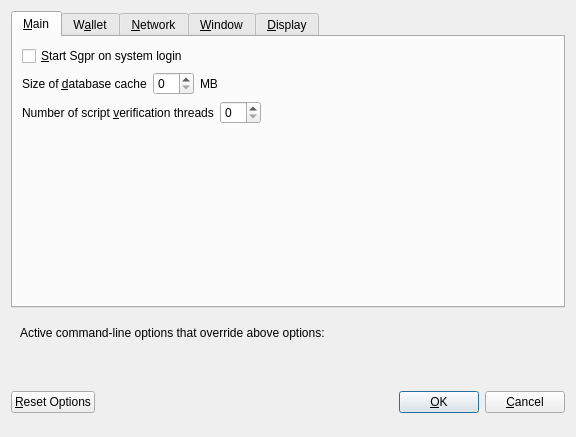
<?xml version="1.0" encoding="UTF-8"?>
<ui version="4.0">
 <class>OptionsDialog</class>
 <widget class="QDialog" name="OptionsDialog">
  <property name="geometry">
   <rect>
    <x>0</x>
    <y>0</y>
    <width>576</width>
    <height>402</height>
   </rect>
  </property>
  <property name="windowTitle">
   <string>Options</string>
  </property>
  <property name="modal">
   <bool>true</bool>
  </property>
  <layout class="QVBoxLayout" name="verticalLayout">
   <item>
    <widget class="QTabWidget" name="tabWidget">
     <property name="currentIndex">
      <number>0</number>
     </property>
     <widget class="QWidget" name="tabMain">
      <attribute name="title">
       <string>&amp;Main</string>
      </attribute>
      <layout class="QVBoxLayout" name="verticalLayout_Main">
       <item>
        <widget class="QCheckBox" name="bitcoinAtStartup">
         <property name="toolTip">
          <string>Automatically start Sgpr after logging in to the system.</string>
         </property>
         <property name="text">
          <string>&amp;Start Sgpr on system login</string>
         </property>
        </widget>
       </item>
       <item>
        <layout class="QHBoxLayout" name="horizontalLayout_2_Main">
         <item>
          <widget class="QLabel" name="databaseCacheLabel">
           <property name="text">
            <string>Size of &amp;database cache</string>
           </property>
           <property name="textFormat">
            <enum>Qt::PlainText</enum>
           </property>
           <property name="buddy">
            <cstring>databaseCache</cstring>
           </property>
          </widget>
         </item>
         <item>
          <widget class="QSpinBox" name="databaseCache"/>
         </item>
         <item>
          <widget class="QLabel" name="databaseCacheUnitLabel">
           <property name="text">
            <string>MB</string>
           </property>
           <property name="textFormat">
            <enum>Qt::PlainText</enum>
           </property>
          </widget>
         </item>
         <item>
          <spacer name="horizontalSpacer_2_Main">
           <property name="orientation">
            <enum>Qt::Horizontal</enum>
           </property>
           <property name="sizeHint" stdset="0">
            <size>
             <width>40</width>
             <height>20</height>
            </size>
           </property>
          </spacer>
         </item>
        </layout>
       </item>
       <item>
        <layout class="QHBoxLayout" name="horizontalLayout_3_Main">
         <item>
          <widget class="QLabel" name="threadsScriptVerifLabel">
           <property name="text">
            <string>Number of script &amp;verification threads</string>
           </property>
           <property name="textFormat">
            <enum>Qt::PlainText</enum>
           </property>
           <property name="buddy">
            <cstring>threadsScriptVerif</cstring>
           </property>
          </widget>
         </item>
         <item>
          <widget class="QSpinBox" name="threadsScriptVerif">
           <property name="toolTip">
            <string>(0 = auto, &lt;0 = leave that many cores free)</string>
           </property>
          </widget>
         </item>
         <item>
          <spacer name="horizontalSpacer_3_Main">
           <property name="orientation">
            <enum>Qt::Horizontal</enum>
           </property>
           <property name="sizeHint" stdset="0">
            <size>
             <width>40</width>
             <height>20</height>
            </size>
           </property>
          </spacer>
         </item>
        </layout>
       </item>
       <item>
        <spacer name="verticalSpacer_Main">
         <property name="orientation">
          <enum>Qt::Vertical</enum>
         </property>
         <property name="sizeHint" stdset="0">
          <size>
           <width>20</width>
           <height>40</height>
          </size>
         </property>
        </spacer>
       </item>
      </layout>
     </widget>
     <widget class="QWidget" name="tabWallet">
      <attribute name="title">
       <string>W&amp;allet</string>
      </attribute>
      <layout class="QVBoxLayout" name="verticalLayout_Wallet">
       <item>
        <widget class="QGroupBox" name="groupBox">
         <property name="title">
          <string>Expert</string>
         </property>
         <layout class="QVBoxLayout" name="verticalLayout_2">
          <item>
           <widget class="QCheckBox" name="coinControlFeatures">
            <property name="toolTip">
             <string>Whether to show coin control features or not.</string>
            </property>
            <property name="text">
             <string>Enable coin &amp;control features</string>
            </property>
           </widget>
          </item>
          <item>
           <widget class="QCheckBox" name="showMasternodesTab">
            <property name="toolTip">
             <string>Show additional tab listing all your masternodes in first sub-tab&lt;br/&gt;and all masternodes on the network in second sub-tab.</string>
            </property>
            <property name="text">
             <string>Show Masternodes Tab</string>
            </property>
           </widget>
          </item>
          <item>
           <widget class="QCheckBox" name="showAdvancedPSUI">
            <property name="toolTip">
             <string>Show additional information and buttons for PrivateSend on overview screen.</string>
            </property>
            <property name="text">
             <string>Enable advanced PrivateSend interface</string>
            </property>
           </widget>
          </item>
          <item>
           <widget class="QCheckBox" name="lowKeysWarning">
            <property name="toolTip">
             <string>Show warning dialog when PrivateSend detects that wallet has very low number of keys left.</string>
            </property>
            <property name="text">
             <string>Warn if PrivateSend is running out of keys</string>
            </property>
           </widget>
          </item>
          <item>
           <widget class="QCheckBox" name="privateSendMultiSession">
            <property name="toolTip">
             <string>Whether to use experimental PrivateSend mode with multiple mixing sessions per block.&lt;br/&gt;Note: You must use this feature carefully.&lt;br/&gt;Make sure you always have recent wallet (auto)backup in a safe place!</string>
            </property>
            <property name="text">
             <string>Enable PrivateSend &amp;multi-session</string>
            </property>
           </widget>
          </item>
          <item>
           <widget class="QCheckBox" name="spendZeroConfChange">
            <property name="toolTip">
             <string>If you disable the spending of unconfirmed change, the change from a transaction&lt;br/&gt;cannot be used until that transaction has at least one confirmation.&lt;br/&gt;This also affects how your balance is computed.</string>
            </property>
            <property name="text">
             <string>&amp;Spend unconfirmed change</string>
            </property>
           </widget>
          </item>
         </layout>
        </widget>
       </item>
       <item>
        <layout class="QHBoxLayout" name="horizontalLayout_4_Wallet">
         <item>
          <widget class="QLabel" name="label">
           <property name="toolTip">
            <string>This setting determines the amount of individual masternodes that an input will be anonymized through.&lt;br/&gt;More rounds of anonymization gives a higher degree of privacy, but also costs more in fees.</string>
           </property>
           <property name="text">
            <string>PrivateSend rounds to use</string>
           </property>
          </widget>
         </item>
         <item>
          <widget class="QSpinBox" name="privateSendRounds">
           <property name="minimum">
            <number>2</number>
           </property>
           <property name="maximum">
            <number>8</number>
           </property>
           <property name="value">
            <number>4</number>
           </property>
          </widget>
         </item>
        </layout>
       </item>
       <item>
        <layout class="QHBoxLayout" name="horizontalLayout">
         <item>
          <widget class="QLabel" name="label_2">
           <property name="toolTip">
            <string>This amount acts as a threshold to turn off PrivateSend once it's reached.</string>
           </property>
           <property name="statusTip">
            <string notr="true"/>
           </property>
           <property name="whatsThis">
            <string notr="true"/>
           </property>
           <property name="accessibleName">
            <string notr="true"/>
           </property>
           <property name="accessibleDescription">
            <string notr="true"/>
           </property>
           <property name="text">
            <string>Amount of Sgpr to keep anonymized</string>
           </property>
          </widget>
         </item>
         <item>
          <widget class="QSpinBox" name="privateSendAmount">
           <property name="minimum">
            <number>2</number>
           </property>
           <property name="maximum">
            <number>2000</number>
           </property>
           <property name="singleStep">
            <number>10</number>
           </property>
           <property name="value">
            <number>1000</number>
           </property>
          </widget>
         </item>
        </layout>
       </item>
       <item>
        <spacer name="verticalSpacer_Wallet">
         <property name="orientation">
          <enum>Qt::Vertical</enum>
         </property>
         <property name="sizeHint" stdset="0">
          <size>
           <width>20</width>
           <height>40</height>
          </size>
         </property>
        </spacer>
       </item>
      </layout>
     </widget>
     <widget class="QWidget" name="tabNetwork">
      <attribute name="title">
       <string>&amp;Network</string>
      </attribute>
      <layout class="QVBoxLayout" name="verticalLayout_Network">
       <item>
        <widget class="QCheckBox" name="mapPortUpnp">
         <property name="toolTip">
          <string>Automatically open the Sgpr client port on the router. This only works when your router supports UPnP and it is enabled.</string>
         </property>
         <property name="text">
          <string>Map port using &amp;UPnP</string>
         </property>
        </widget>
       </item>
       <item>
        <widget class="QCheckBox" name="allowIncoming">
         <property name="toolTip">
          <string>Accept connections from outside</string>
         </property>
         <property name="text">
          <string>Allow incoming connections</string>
         </property>
        </widget>
       </item>
       <item>
        <widget class="QCheckBox" name="connectSocks">
         <property name="toolTip">
          <string>Connect to the Sgpr network through a SOCKS5 proxy.</string>
         </property>
         <property name="text">
          <string>&amp;Connect through SOCKS5 proxy (default proxy):</string>
         </property>
        </widget>
       </item>
       <item>
        <layout class="QHBoxLayout" name="horizontalLayout_1_Network">
         <item>
          <widget class="QLabel" name="proxyIpLabel">
           <property name="text">
            <string>Proxy &amp;IP:</string>
           </property>
           <property name="textFormat">
            <enum>Qt::PlainText</enum>
           </property>
           <property name="buddy">
            <cstring>proxyIp</cstring>
           </property>
          </widget>
         </item>
         <item>
          <widget class="QValidatedLineEdit" name="proxyIp">
           <property name="minimumSize">
            <size>
             <width>140</width>
             <height>0</height>
            </size>
           </property>
           <property name="maximumSize">
            <size>
             <width>140</width>
             <height>16777215</height>
            </size>
           </property>
           <property name="toolTip">
            <string>IP address of the proxy (e.g. IPv4: 127.0.0.1 / IPv6: ::1)</string>
           </property>
          </widget>
         </item>
         <item>
          <widget class="QLabel" name="proxyPortLabel">
           <property name="text">
            <string>&amp;Port:</string>
           </property>
           <property name="textFormat">
            <enum>Qt::PlainText</enum>
           </property>
           <property name="buddy">
            <cstring>proxyPort</cstring>
           </property>
          </widget>
         </item>
         <item>
          <widget class="QLineEdit" name="proxyPort">
           <property name="minimumSize">
            <size>
             <width>55</width>
             <height>0</height>
            </size>
           </property>
           <property name="maximumSize">
            <size>
             <width>55</width>
             <height>16777215</height>
            </size>
           </property>
           <property name="toolTip">
            <string>Port of the proxy (e.g. 9050)</string>
           </property>
          </widget>
         </item>
         <item>
          <spacer name="horizontalSpacer_1_Network">
           <property name="orientation">
            <enum>Qt::Horizontal</enum>
           </property>
           <property name="sizeHint" stdset="0">
            <size>
             <width>40</width>
             <height>20</height>
            </size>
           </property>
          </spacer>
         </item>
        </layout>
       </item>
       <item>
        <layout class="QHBoxLayout" name="horizontalLayout_2_Network">
         <item>
          <widget class="QLabel" name="proxyActiveNets">
           <property name="text">
            <string>Used for reaching peers via:</string>
           </property>
           <property name="textFormat">
            <enum>Qt::PlainText</enum>
           </property>
          </widget>
         </item>
         <item>
          <widget class="QCheckBox" name="proxyReachIPv4">
           <property name="enabled">
            <bool>false</bool>
           </property>
           <property name="toolTip">
            <string>Shows, if the supplied default SOCKS5 proxy is used to reach peers via this network type.</string>
           </property>
           <property name="text">
            <string/>
           </property>
          </widget>
         </item>
         <item>
          <widget class="QLabel" name="proxyReachIPv4Label">
           <property name="text">
            <string>IPv4</string>
           </property>
           <property name="textFormat">
            <enum>Qt::PlainText</enum>
           </property>
          </widget>
         </item>
         <item>
          <widget class="QCheckBox" name="proxyReachIPv6">
           <property name="enabled">
            <bool>false</bool>
           </property>
           <property name="toolTip">
            <string>Shows, if the supplied default SOCKS5 proxy is used to reach peers via this network type.</string>
           </property>
           <property name="text">
            <string/>
           </property>
          </widget>
         </item>
         <item>
          <widget class="QLabel" name="proxyReachIPv6Label">
           <property name="text">
            <string>IPv6</string>
           </property>
           <property name="textFormat">
            <enum>Qt::PlainText</enum>
           </property>
          </widget>
         </item>
         <item>
          <widget class="QCheckBox" name="proxyReachTor">
           <property name="enabled">
            <bool>false</bool>
           </property>
           <property name="toolTip">
            <string>Shows, if the supplied default SOCKS5 proxy is used to reach peers via this network type.</string>
           </property>
           <property name="text">
            <string/>
           </property>
          </widget>
         </item>
         <item>
          <widget class="QLabel" name="proxyReachTorLabel">
           <property name="text">
            <string>Tor</string>
           </property>
           <property name="textFormat">
            <enum>Qt::PlainText</enum>
           </property>
          </widget>
         </item>
         <item>
          <spacer name="horizontalSpacer_2_Network">
           <property name="orientation">
            <enum>Qt::Horizontal</enum>
           </property>
           <property name="sizeHint" stdset="0">
            <size>
             <width>40</width>
             <height>20</height>
            </size>
           </property>
          </spacer>
         </item>
        </layout>
       </item>
       <item>
        <widget class="QCheckBox" name="connectSocksTor">
         <property name="toolTip">
          <string>Connect to the Sgpr network through a separate SOCKS5 proxy for Tor hidden services.</string>
         </property>
         <property name="text">
          <string>Use separate SOCKS5 proxy to reach peers via Tor hidden services:</string>
         </property>
        </widget>
       </item>
       <item>
        <layout class="QHBoxLayout" name="horizontalLayout_3_Network">
         <item>
          <widget class="QLabel" name="proxyIpTorLabel">
           <property name="text">
            <string>Proxy &amp;IP:</string>
           </property>
           <property name="textFormat">
            <enum>Qt::PlainText</enum>
           </property>
           <property name="buddy">
            <cstring>proxyIpTor</cstring>
           </property>
          </widget>
         </item>
         <item>
          <widget class="QValidatedLineEdit" name="proxyIpTor">
           <property name="minimumSize">
            <size>
             <width>140</width>
             <height>0</height>
            </size>
           </property>
           <property name="maximumSize">
            <size>
             <width>140</width>
             <height>16777215</height>
            </size>
           </property>
           <property name="toolTip">
            <string>IP address of the proxy (e.g. IPv4: 127.0.0.1 / IPv6: ::1)</string>
           </property>
          </widget>
         </item>
         <item>
          <widget class="QLabel" name="proxyPortTorLabel">
           <property name="text">
            <string>&amp;Port:</string>
           </property>
           <property name="textFormat">
            <enum>Qt::PlainText</enum>
           </property>
           <property name="buddy">
            <cstring>proxyPortTor</cstring>
           </property>
          </widget>
         </item>
         <item>
          <widget class="QLineEdit" name="proxyPortTor">
           <property name="minimumSize">
            <size>
             <width>55</width>
             <height>0</height>
            </size>
           </property>
           <property name="maximumSize">
            <size>
             <width>55</width>
             <height>16777215</height>
            </size>
           </property>
           <property name="toolTip">
            <string>Port of the proxy (e.g. 9050)</string>
           </property>
          </widget>
         </item>
         <item>
          <spacer name="horizontalSpacer_4_Network">
           <property name="orientation">
            <enum>Qt::Horizontal</enum>
           </property>
           <property name="sizeHint" stdset="0">
            <size>
             <width>40</width>
             <height>20</height>
            </size>
           </property>
          </spacer>
         </item>
        </layout>
       </item>
       <item>
        <spacer name="verticalSpacer_Network">
         <property name="orientation">
          <enum>Qt::Vertical</enum>
         </property>
         <property name="sizeHint" stdset="0">
          <size>
           <width>20</width>
           <height>40</height>
          </size>
         </property>
        </spacer>
       </item>
      </layout>
     </widget>
     <widget class="QWidget" name="tabWindow">
      <attribute name="title">
       <string>&amp;Window</string>
      </attribute>
      <layout class="QVBoxLayout" name="verticalLayout_Window">
       <item>
        <widget class="QCheckBox" name="hideTrayIcon">
         <property name="toolTip">
          <string>&amp;Hide the icon from the system tray.</string>
         </property>
         <property name="text">
          <string>Hide tray icon</string>
         </property>
        </widget>
       </item>
       <item>
        <widget class="QCheckBox" name="minimizeToTray">
         <property name="toolTip">
          <string>Show only a tray icon after minimizing the window.</string>
         </property>
         <property name="text">
          <string>&amp;Minimize to the tray instead of the taskbar</string>
         </property>
        </widget>
       </item>
       <item>
        <widget class="QCheckBox" name="minimizeOnClose">
         <property name="toolTip">
          <string>Minimize instead of exit the application when the window is closed. When this option is enabled, the application will be closed only after selecting Exit in the menu.</string>
         </property>
         <property name="text">
          <string>M&amp;inimize on close</string>
         </property>
        </widget>
       </item>
       <item>
        <spacer name="verticalSpacer_Window">
         <property name="orientation">
          <enum>Qt::Vertical</enum>
         </property>
         <property name="sizeHint" stdset="0">
          <size>
           <width>20</width>
           <height>40</height>
          </size>
         </property>
        </spacer>
       </item>
      </layout>
     </widget>
     <widget class="QWidget" name="tabDisplay">
      <attribute name="title">
       <string>&amp;Display</string>
      </attribute>
      <layout class="QVBoxLayout" name="verticalLayout_Display">
       <item>
        <layout class="QHBoxLayout" name="horizontalLayout_1_Display">
         <item>
          <widget class="QLabel" name="langLabel">
           <property name="text">
            <string>User Interface &amp;language:</string>
           </property>
           <property name="textFormat">
            <enum>Qt::PlainText</enum>
           </property>
           <property name="buddy">
            <cstring>lang</cstring>
           </property>
          </widget>
         </item>
         <item>
          <widget class="QValueComboBox" name="lang">
           <property name="toolTip">
            <string>The user interface language can be set here. This setting will take effect after restarting Sgpr.</string>
           </property>
          </widget>
         </item>
        </layout>
       </item>
       <item>
        <widget class="QLabel" name="label_3">
         <property name="toolTip">
          <string notr="true"/>
         </property>
         <property name="statusTip">
          <string notr="true"/>
         </property>
         <property name="whatsThis">
          <string notr="true"/>
         </property>
         <property name="accessibleName">
          <string notr="true"/>
         </property>
         <property name="text">
          <string>Language missing or translation incomplete? Help contributing translations here:
https://www.transifex.com/projects/p/sgpr/</string>
         </property>
         <property name="wordWrap">
          <bool>true</bool>
         </property>
         <property name="openExternalLinks">
          <bool>true</bool>
         </property>
         <property name="textInteractionFlags">
          <set>Qt::TextBrowserInteraction</set>
         </property>
        </widget>
       </item>
       <item>
        <layout class="QHBoxLayout" name="horizontalLayout_4_Display" stretch="0,0">
         <item>
          <widget class="QLabel" name="themeLabel">
           <property name="text">
            <string>User Interface Theme:</string>
           </property>
          </widget>
         </item>
         <item>
          <widget class="QValueComboBox" name="theme"/>
         </item>
        </layout>
       </item>
       <item>
        <widget class="Line" name="line">
         <property name="orientation">
          <enum>Qt::Horizontal</enum>
         </property>
        </widget>
       </item>
       <item>
        <layout class="QHBoxLayout" name="horizontalLayout_2_Display">
         <item>
          <widget class="QLabel" name="unitLabel">
           <property name="text">
            <string>&amp;Unit to show amounts in:</string>
           </property>
           <property name="textFormat">
            <enum>Qt::PlainText</enum>
           </property>
           <property name="buddy">
            <cstring>unit</cstring>
           </property>
          </widget>
         </item>
         <item>
          <widget class="QValueComboBox" name="unit">
           <property name="toolTip">
            <string>Choose the default subdivision unit to show in the interface and when sending coins.</string>
           </property>
          </widget>
         </item>
        </layout>
       </item>
       <item>
        <layout class="QHBoxLayout" name="horizontalLayout_5_Display">
         <item>
          <widget class="QLabel" name="digitsLabel">
           <property name="text">
            <string>Decimal digits</string>
           </property>
          </widget>
         </item>
         <item>
          <widget class="QValueComboBox" name="digits"/>
         </item>
        </layout>
       </item>
       <item>
        <layout class="QHBoxLayout" name="horizontalLayout_3_Display">
         <item>
          <widget class="QLabel" name="thirdPartyTxUrlsLabel">
           <property name="toolTip">
            <string>Third party URLs (e.g. a block explorer) that appear in the transactions tab as context menu items.&lt;br/&gt;%s in the URL is replaced by transaction hash. Multiple URLs are separated by vertical bar |.</string>
           </property>
           <property name="text">
            <string>Third party transaction URLs</string>
           </property>
           <property name="buddy">
            <cstring>thirdPartyTxUrls</cstring>
           </property>
          </widget>
         </item>
         <item>
          <widget class="QLineEdit" name="thirdPartyTxUrls">
           <property name="toolTip">
            <string>Third party URLs (e.g. a block explorer) that appear in the transactions tab as context menu items.&lt;br/&gt;%s in the URL is replaced by transaction hash. Multiple URLs are separated by vertical bar |.</string>
           </property>
          </widget>
         </item>
        </layout>
       </item>
       <item>
        <spacer name="verticalSpacer">
         <property name="orientation">
          <enum>Qt::Vertical</enum>
         </property>
         <property name="sizeHint" stdset="0">
          <size>
           <width>20</width>
           <height>40</height>
          </size>
         </property>
        </spacer>
       </item>
      </layout>
     </widget>
    </widget>
   </item>
   <item>
    <widget class="QFrame" name="frame">
     <layout class="QVBoxLayout" name="verticalLayout_Bottom">
      <item>
       <layout class="QHBoxLayout" name="horizontalLayout_Bottom">
        <item>
         <widget class="QLabel" name="overriddenByCommandLineInfoLabel">
          <property name="text">
           <string>Active command-line options that override above options:</string>
          </property>
          <property name="textFormat">
           <enum>Qt::PlainText</enum>
          </property>
         </widget>
        </item>
        <item>
         <spacer name="horizontalSpacer_Bottom">
          <property name="orientation">
           <enum>Qt::Horizontal</enum>
          </property>
          <property name="sizeHint" stdset="0">
           <size>
            <width>40</width>
            <height>20</height>
           </size>
          </property>
         </spacer>
        </item>
       </layout>
      </item>
      <item>
       <widget class="QLabel" name="overriddenByCommandLineLabel">
        <property name="text">
         <string/>
        </property>
        <property name="textFormat">
         <enum>Qt::PlainText</enum>
        </property>
        <property name="wordWrap">
         <bool>true</bool>
        </property>
       </widget>
      </item>
     </layout>
    </widget>
   </item>
   <item>
    <layout class="QHBoxLayout" name="horizontalLayout_Buttons">
     <item>
      <widget class="QPushButton" name="resetButton">
       <property name="toolTip">
        <string>Reset all client options to default.</string>
       </property>
       <property name="text">
        <string>&amp;Reset Options</string>
       </property>
       <property name="autoDefault">
        <bool>false</bool>
       </property>
      </widget>
     </item>
     <item>
      <spacer name="horizontalSpacer_1">
       <property name="orientation">
        <enum>Qt::Horizontal</enum>
       </property>
       <property name="sizeHint" stdset="0">
        <size>
         <width>40</width>
         <height>48</height>
        </size>
       </property>
      </spacer>
     </item>
     <item>
      <widget class="QLabel" name="statusLabel">
       <property name="minimumSize">
        <size>
         <width>200</width>
         <height>0</height>
        </size>
       </property>
       <property name="font">
        <font>
         <weight>75</weight>
         <bold>true</bold>
        </font>
       </property>
       <property name="text">
        <string/>
       </property>
       <property name="textFormat">
        <enum>Qt::PlainText</enum>
       </property>
       <property name="wordWrap">
        <bool>true</bool>
       </property>
      </widget>
     </item>
     <item>
      <spacer name="horizontalSpacer_2">
       <property name="orientation">
        <enum>Qt::Horizontal</enum>
       </property>
       <property name="sizeHint" stdset="0">
        <size>
         <width>40</width>
         <height>48</height>
        </size>
       </property>
      </spacer>
     </item>
     <item>
      <widget class="QPushButton" name="okButton">
       <property name="text">
        <string>&amp;OK</string>
       </property>
       <property name="autoDefault">
        <bool>false</bool>
       </property>
       <property name="default">
        <bool>true</bool>
       </property>
      </widget>
     </item>
     <item>
      <widget class="QPushButton" name="cancelButton">
       <property name="text">
        <string>&amp;Cancel</string>
       </property>
       <property name="autoDefault">
        <bool>false</bool>
       </property>
      </widget>
     </item>
    </layout>
   </item>
  </layout>
 </widget>
 <customwidgets>
  <customwidget>
   <class>QValidatedLineEdit</class>
   <extends>QLineEdit</extends>
   <header>qvalidatedlineedit.h</header>
  </customwidget>
  <customwidget>
   <class>QValueComboBox</class>
   <extends>QComboBox</extends>
   <header>qvaluecombobox.h</header>
  </customwidget>
 </customwidgets>
 <resources/>
 <connections/>
</ui>
